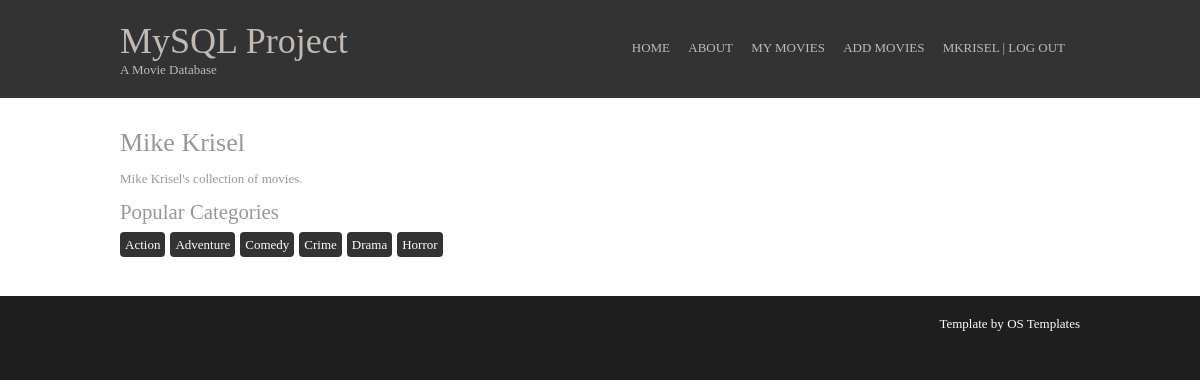
Page / (signed in) on the committed database.
### tables this page shows
CREATE TABLE accounts (
	ID INT NOT NULL AUTO_INCREMENT
	, UserName VARCHAR(32) NOT NULL
	, FirstName VARCHAR(30) NOT NULL
	, LastName VARCHAR(30) NOT NULL
	, Email VARCHAR(100) NOT NULL
	, Password CHAR(40) NOT NULL
	, Salt INT NOT NULL
	, AccountDescription TEXT
	, AccountAdded DATE NOT NULL
	, PRIMARY KEY (ID)
	, INDEX (UserName, Password)
);

### index.php (called while the page is built, shortened)
<?php
	$controller = new controller\Controller();
	$controller->invoke();
?>

### src/db/mysqli.php (called while the page is built, shortened)
<?php
class mysqli {
	public function __construct($hostname, $username, $password, $database) {
		$this->hostname = $hostname;
		$this->username = $username;
		$this->password = $password;
		$this->database = $database;
		$this->mysqli = new \mysqli($this->hostname, $this->username, $this->password, $this->database);
	}
	public function query($statement) {
		$this->result = $this->mysqli->query($statement);
		$this->values = array();
		if (is_object($this->result)) {
			foreach ($this->result as $key => $values) {
				$this->values[] = $values;
			}
			return $this->values;
		} else {
			return $this->result;
		}
	}
}
?>

### src/model/model-account.php (called while the page is built, shortened)
<?php
class Model
{
	public $ID;
	public $userName;
	public $db;
	public function getAccountDetails ()
	{
		$query = $this->db->query("SELECT
			FirstName,
			LastName,
			Email,
			AccountDescription
			FROM accounts
			WHERE ID = '".$this->ID."'
			AND UserName = '".$this->userName."';");
		$result = $query[0];
		$account = new account\Account($this->ID, $this->userName, $result['FirstName'], $result['LastName'], $result['Email'], $result['AccountDescription']);
		return $account;
	}
	public function getAccount ($db, $ID, $userName)
	{
		$this->db = $db;
		$this->ID = $ID;
		$this->userName = $userName;
		$accountDetails = $this->getAccountDetails();
		return $accountDetails ;
	}
}
?>

### src/model/account.php (called while the page is built, shortened)
<?php
class Account
{
	public function __construct ($ID, $userName, $firstName, $lastName, $email, $accountDescription)
    {
	    $this->firstName = $firstName;
	    $this->lastName = $lastName;
			$this->accountDescription = $accountDescription;
    }
}
?>

### src/view/main.php (the view, shortened to what this page needs)
<?php
	if (!isset($content)) {
		$content = '<h2>'.$account->firstName.' '.$account->lastName.'</h2>
			<p>'.$account->accountDescription.'</p>';
		$query = $this->db->query("SELECT category_list('".$_SESSION['ID']."') AS Categories;");
		$result = $query[0];
		$categories = explode(", ", $result['Categories']);
		if (count($categories) > 1) {
			$content .= '<h4>Popular Categories</h4><p>';
			foreach($categories as $category) {
				$content .= '<span class="badge">'.$category.'</span>';
			}
		}
		$content .= '</p>';
	}
?>

### styles/layout.css (style rules this page uses)
body { margin:0; padding:0; font-size:13px; font-family:Georgia, "Times New Roman", Times, serif; color:#FFFFFF; background-color:#1E1E1E; }
h1, h2, h3, h4, h5, h6 { margin:0; padding:0; font-size:20px; font-weight:normal; font-style:normal; line-height:normal; }
h2 { font-size:2em; }
h4 { font-size:1.6em; }
.badge { color:#FFF; padding:5px; margin:5px 5px 7px 0; background:#333333; border-radius:4px; }

### rows in the picture
accounts: FirstName "Mike", LastName "Krisel", AccountDescription "Mike Krisel's collection of movies."

### other values in the picture
$_SESSION['username'] "MKRISEL"
$category "Action"
$category "Adventure"
$category "Comedy"
$category "Crime"
$category "Drama"
$category "Horror"
